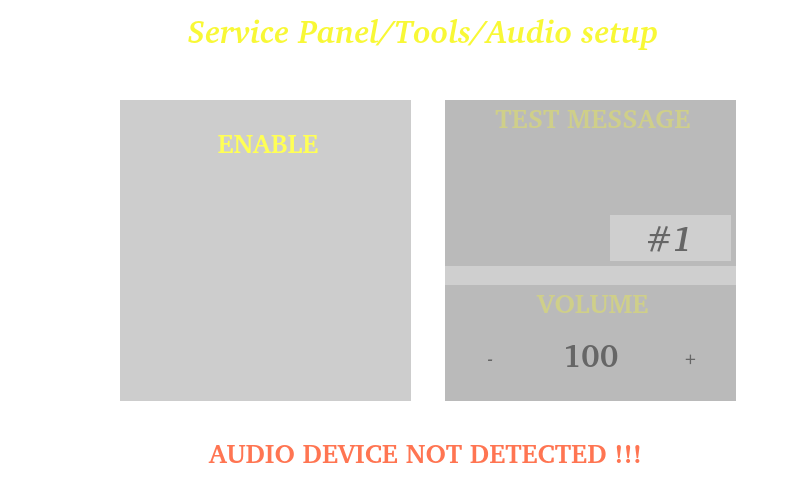
<?xml version="1.0" encoding="UTF-8"?>
<ui version="4.0">
 <class>audioToolUI</class>
 <widget class="QWidget" name="audioToolUI">
  <property name="geometry">
   <rect>
    <x>0</x>
    <y>0</y>
    <width>800</width>
    <height>480</height>
   </rect>
  </property>
  <property name="windowTitle">
   <string>Form</string>
  </property>
  <property name="styleSheet">
   <string notr="true">background-color:rgb(0,0,0,0);
background-image:url(://Service_Tools/Service_Tools/tools_menu.png);
border: 0px;</string>
  </property>
  <widget class="QFrame" name="frame">
   <property name="geometry">
    <rect>
     <x>0</x>
     <y>0</y>
     <width>800</width>
     <height>480</height>
    </rect>
   </property>
   <property name="frameShape">
    <enum>QFrame::StyledPanel</enum>
   </property>
   <property name="frameShadow">
    <enum>QFrame::Raised</enum>
   </property>
   <widget class="QPushButton" name="exitButton">
    <property name="geometry">
     <rect>
      <x>0</x>
      <y>0</y>
      <width>111</width>
      <height>111</height>
     </rect>
    </property>
    <property name="text">
     <string/>
    </property>
   </widget>
   <widget class="QLabel" name="label">
    <property name="geometry">
     <rect>
      <x>115</x>
      <y>10</y>
      <width>616</width>
      <height>41</height>
     </rect>
    </property>
    <property name="font">
     <font>
      <family>Bitstream Charter</family>
      <pointsize>24</pointsize>
      <weight>75</weight>
      <italic>true</italic>
      <bold>true</bold>
     </font>
    </property>
    <property name="styleSheet">
     <string notr="true">background-image:url(/transparent.png);
color: rgb(248, 248, 54);</string>
    </property>
    <property name="text">
     <string notr="true">Service Panel/Tools/Audio setup</string>
    </property>
    <property name="alignment">
     <set>Qt::AlignCenter</set>
    </property>
   </widget>
   <widget class="QFrame" name="frame_2">
    <property name="geometry">
     <rect>
      <x>445</x>
      <y>285</y>
      <width>291</width>
      <height>116</height>
     </rect>
    </property>
    <property name="styleSheet">
     <string notr="true">background-color: rgb(0, 0, 0,50);
background-image: url(:/transparent.png);</string>
    </property>
    <property name="frameShape">
     <enum>QFrame::StyledPanel</enum>
    </property>
    <property name="frameShadow">
     <enum>QFrame::Raised</enum>
    </property>
    <widget class="QPushButton" name="volMButton">
     <property name="geometry">
      <rect>
       <x>5</x>
       <y>40</y>
       <width>81</width>
       <height>66</height>
      </rect>
     </property>
     <property name="font">
      <font>
       <family>Bitstream Charter</family>
       <pointsize>12</pointsize>
       <weight>75</weight>
       <italic>true</italic>
       <bold>true</bold>
      </font>
     </property>
     <property name="styleSheet">
      <string notr="true">border-image: url(:/Pulsanti/Pulsanti/scroll_left.png);
background-color: rgb(0, 0, 0,0);
background-image: url(:/transparent.png);</string>
     </property>
     <property name="text">
      <string>-</string>
     </property>
    </widget>
    <widget class="QPushButton" name="volPButton">
     <property name="geometry">
      <rect>
       <x>205</x>
       <y>40</y>
       <width>81</width>
       <height>66</height>
      </rect>
     </property>
     <property name="font">
      <font>
       <family>Bitstream Charter</family>
       <pointsize>12</pointsize>
       <weight>75</weight>
       <italic>true</italic>
       <bold>true</bold>
      </font>
     </property>
     <property name="styleSheet">
      <string notr="true">border-image: url(:/Pulsanti/Pulsanti/scroll_right.png);
background-image: url(:/transparent.png);
background-color: rgb(0, 0, 0,0);</string>
     </property>
     <property name="text">
      <string>+</string>
     </property>
    </widget>
    <widget class="QLabel" name="label_2">
     <property name="geometry">
      <rect>
       <x>10</x>
       <y>5</y>
       <width>276</width>
       <height>26</height>
      </rect>
     </property>
     <property name="font">
      <font>
       <family>Bitstream Charter</family>
       <pointsize>20</pointsize>
       <weight>75</weight>
       <italic>false</italic>
       <bold>true</bold>
      </font>
     </property>
     <property name="toolTip">
      <string notr="true"/>
     </property>
     <property name="statusTip">
      <string notr="true"/>
     </property>
     <property name="whatsThis">
      <string notr="true"/>
     </property>
     <property name="accessibleName">
      <string notr="true"/>
     </property>
     <property name="accessibleDescription">
      <string notr="true"/>
     </property>
     <property name="styleSheet">
      <string notr="true">background-color: rgb(0, 0, 0,0);
color: rgb(255, 255, 85);</string>
     </property>
     <property name="text">
      <string notr="true">VOLUME</string>
     </property>
     <property name="alignment">
      <set>Qt::AlignCenter</set>
     </property>
    </widget>
    <widget class="QLabel" name="volume">
     <property name="geometry">
      <rect>
       <x>90</x>
       <y>45</y>
       <width>111</width>
       <height>51</height>
      </rect>
     </property>
     <property name="font">
      <font>
       <family>Bitstream Charter</family>
       <pointsize>24</pointsize>
       <weight>75</weight>
       <italic>false</italic>
       <bold>true</bold>
      </font>
     </property>
     <property name="toolTip">
      <string notr="true"/>
     </property>
     <property name="statusTip">
      <string notr="true"/>
     </property>
     <property name="whatsThis">
      <string notr="true"/>
     </property>
     <property name="accessibleName">
      <string notr="true"/>
     </property>
     <property name="accessibleDescription">
      <string notr="true"/>
     </property>
     <property name="styleSheet">
      <string notr="true">background-color: rgb(0, 0, 0,0);</string>
     </property>
     <property name="text">
      <string notr="true">100</string>
     </property>
     <property name="alignment">
      <set>Qt::AlignCenter</set>
     </property>
    </widget>
   </widget>
   <widget class="QFrame" name="frame_3">
    <property name="geometry">
     <rect>
      <x>445</x>
      <y>100</y>
      <width>291</width>
      <height>166</height>
     </rect>
    </property>
    <property name="styleSheet">
     <string notr="true">background-color: rgb(0, 0, 0,50);
background-image: url(:/transparent.png);</string>
    </property>
    <property name="frameShape">
     <enum>QFrame::StyledPanel</enum>
    </property>
    <property name="frameShadow">
     <enum>QFrame::Raised</enum>
    </property>
    <widget class="QLabel" name="label_4">
     <property name="geometry">
      <rect>
       <x>10</x>
       <y>5</y>
       <width>276</width>
       <height>26</height>
      </rect>
     </property>
     <property name="font">
      <font>
       <family>Bitstream Charter</family>
       <pointsize>20</pointsize>
       <weight>75</weight>
       <italic>false</italic>
       <bold>true</bold>
      </font>
     </property>
     <property name="toolTip">
      <string notr="true"/>
     </property>
     <property name="statusTip">
      <string notr="true"/>
     </property>
     <property name="whatsThis">
      <string notr="true"/>
     </property>
     <property name="accessibleName">
      <string notr="true"/>
     </property>
     <property name="accessibleDescription">
      <string notr="true"/>
     </property>
     <property name="styleSheet">
      <string notr="true">background-color: rgb(0, 0, 0,0);
color: rgb(255, 255, 85);</string>
     </property>
     <property name="text">
      <string notr="true">TEST MESSAGE</string>
     </property>
     <property name="alignment">
      <set>Qt::AlignCenter</set>
     </property>
    </widget>
    <widget class="QPushButton" name="testButton">
     <property name="geometry">
      <rect>
       <x>20</x>
       <y>45</y>
       <width>136</width>
       <height>116</height>
      </rect>
     </property>
     <property name="styleSheet">
      <string notr="true">border-image:url(://Service_Tools/Service_Tools/audioPix.png);
background-image: url(:/transparent.png);
background-color: rgb(0, 0, 0,0);</string>
     </property>
     <property name="text">
      <string/>
     </property>
    </widget>
    <widget class="QLineEdit" name="msgNum">
     <property name="geometry">
      <rect>
       <x>165</x>
       <y>115</y>
       <width>121</width>
       <height>46</height>
      </rect>
     </property>
     <property name="font">
      <font>
       <family>Bitstream Charter</family>
       <pointsize>26</pointsize>
       <weight>75</weight>
       <italic>true</italic>
       <bold>true</bold>
      </font>
     </property>
     <property name="contextMenuPolicy">
      <enum>Qt::ActionsContextMenu</enum>
     </property>
     <property name="toolTip">
      <string notr="true"/>
     </property>
     <property name="statusTip">
      <string notr="true"/>
     </property>
     <property name="whatsThis">
      <string notr="true"/>
     </property>
     <property name="accessibleName">
      <string notr="true"/>
     </property>
     <property name="accessibleDescription">
      <string notr="true"/>
     </property>
     <property name="styleSheet">
      <string notr="true">background-color: rgb(255, 255, 255);
color: rgb(0, 0, 0);</string>
     </property>
     <property name="text">
      <string notr="true">#1</string>
     </property>
     <property name="alignment">
      <set>Qt::AlignCenter</set>
     </property>
    </widget>
   </widget>
   <widget class="QFrame" name="frame_4">
    <property name="geometry">
     <rect>
      <x>120</x>
      <y>100</y>
      <width>291</width>
      <height>301</height>
     </rect>
    </property>
    <property name="styleSheet">
     <string notr="true">background-color: rgb(0, 0, 0,50);
background-image: url(:/transparent.png);</string>
    </property>
    <property name="frameShape">
     <enum>QFrame::StyledPanel</enum>
    </property>
    <property name="frameShadow">
     <enum>QFrame::Raised</enum>
    </property>
    <widget class="QLabel" name="label_5">
     <property name="geometry">
      <rect>
       <x>10</x>
       <y>30</y>
       <width>276</width>
       <height>26</height>
      </rect>
     </property>
     <property name="font">
      <font>
       <family>Bitstream Charter</family>
       <pointsize>20</pointsize>
       <weight>75</weight>
       <italic>false</italic>
       <bold>true</bold>
      </font>
     </property>
     <property name="toolTip">
      <string notr="true"/>
     </property>
     <property name="statusTip">
      <string notr="true"/>
     </property>
     <property name="whatsThis">
      <string notr="true"/>
     </property>
     <property name="accessibleName">
      <string notr="true"/>
     </property>
     <property name="accessibleDescription">
      <string notr="true"/>
     </property>
     <property name="styleSheet">
      <string notr="true">background-color: rgb(0, 0, 0,0);
color: rgb(255, 255, 85);</string>
     </property>
     <property name="text">
      <string notr="true">ENABLE</string>
     </property>
     <property name="alignment">
      <set>Qt::AlignCenter</set>
     </property>
    </widget>
    <widget class="QPushButton" name="enabButton">
     <property name="geometry">
      <rect>
       <x>75</x>
       <y>80</y>
       <width>150</width>
       <height>150</height>
      </rect>
     </property>
     <property name="styleSheet">
      <string notr="true">border-image: url(:/Pulsanti/Pulsanti/but_on.png);
background-image: url(:/transparent.png);
background-color: rgb(0, 0, 0,0);</string>
     </property>
     <property name="text">
      <string/>
     </property>
    </widget>
   </widget>
   <widget class="QLabel" name="notDetectedLabel">
    <property name="geometry">
     <rect>
      <x>105</x>
      <y>440</y>
      <width>641</width>
      <height>26</height>
     </rect>
    </property>
    <property name="font">
     <font>
      <family>Bitstream Charter</family>
      <pointsize>20</pointsize>
      <weight>75</weight>
      <italic>false</italic>
      <bold>true</bold>
     </font>
    </property>
    <property name="toolTip">
     <string notr="true"/>
    </property>
    <property name="statusTip">
     <string notr="true"/>
    </property>
    <property name="whatsThis">
     <string notr="true"/>
    </property>
    <property name="accessibleName">
     <string notr="true"/>
    </property>
    <property name="accessibleDescription">
     <string notr="true"/>
    </property>
    <property name="styleSheet">
     <string notr="true">background-color: rgb(0, 0, 0,0);
background-image: url(:/transparent.png);
color: rgb(255, 117, 82);</string>
    </property>
    <property name="text">
     <string notr="true">AUDIO DEVICE NOT DETECTED !!!</string>
    </property>
    <property name="alignment">
     <set>Qt::AlignCenter</set>
    </property>
   </widget>
   <widget class="QFrame" name="notDetectedFrame">
    <property name="geometry">
     <rect>
      <x>445</x>
      <y>100</y>
      <width>291</width>
      <height>301</height>
     </rect>
    </property>
    <property name="styleSheet">
     <string notr="true">background-image: url(:/transparent.png);
background-color: rgb(173, 173, 173,150);</string>
    </property>
    <property name="frameShape">
     <enum>QFrame::StyledPanel</enum>
    </property>
    <property name="frameShadow">
     <enum>QFrame::Raised</enum>
    </property>
   </widget>
  </widget>
 </widget>
 <resources/>
 <connections/>
</ui>
